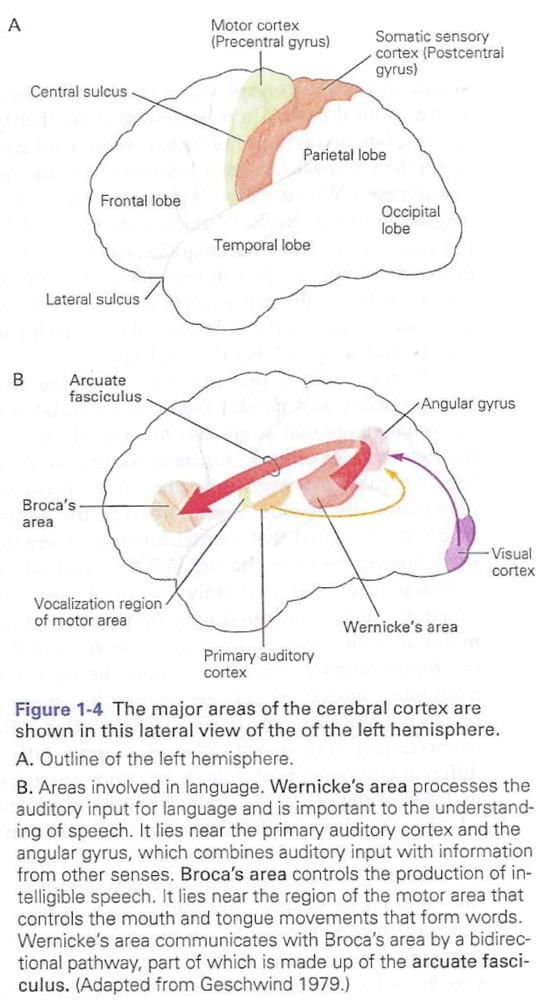
#> input picture images/cerebral_cortex.jpg, 557 x 1000 px, shrunk from 864 x 1552 before the run, given in place of the camera
$ python object_tracking.py
#> lines starting #> are read from the running program, lines starting #| are printed output that depends on the picture; after the words box and inside, x2 and y2 are one past the last pixel; in counts of white or black regions, pixels touching at a corner belong together
'''
The following code snippet is from the OpenCV official tutorial:
https://docs.opencv.org/4.x/df/d9d/tutorial_py_colorspaces.html

'''


import cv2 as cv
import numpy as np

cap = cv.VideoCapture(0)
while(1):
    # Take each frame
    _, frame = cap.read()
#> frame is the input picture: shape (1000, 557, 3); mean B, G, R 240.2, 240.6, 242.1
    # Convert BGR to HSV
    hsv = cv.cvtColor(frame, cv.COLOR_BGR2RGB)
    # define range of blue color in HSV
    # lower_blue = np.array([110,50,50])
    # upper_blue = np.array([130,255,255])

    lower_blue = np.array([0,0,150])
    upper_blue = np.array([120,120,255])
    # Threshold the HSV image to get only blue colors
    mask = cv.inRange(hsv, lower_blue, upper_blue)
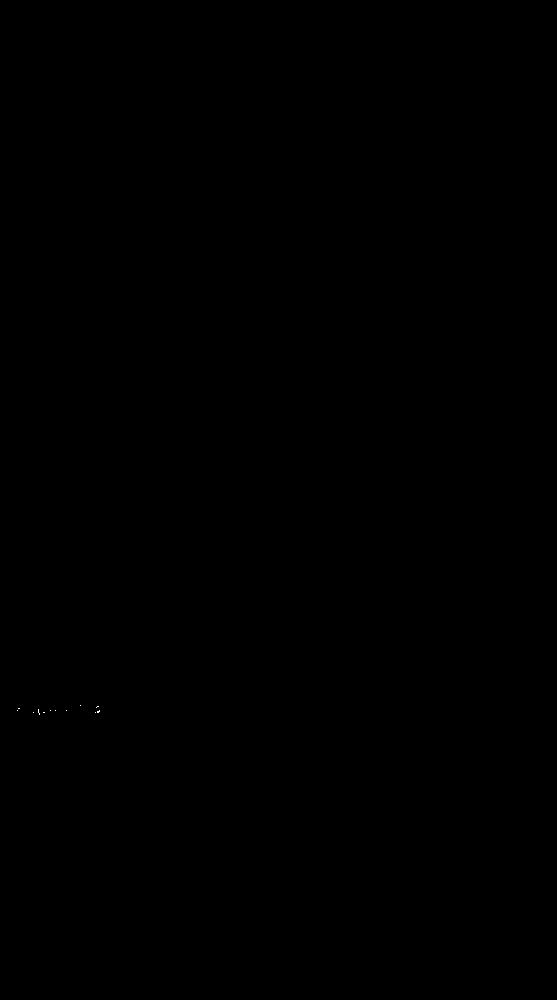
#> mask: shape (1000, 557); 0% white in thin lines or dots, all inside (x1, y1, x2, y2) = (17, 705, 100, 715)
    # Bitwise-AND mask and original image
    res = cv.bitwise_and(frame,frame, mask= mask)

    # These codes are added by myself
    # draw the localization box of white object using contor
    gray_frame = cv.cvtColor(hsv, cv.COLOR_RGB2GRAY)
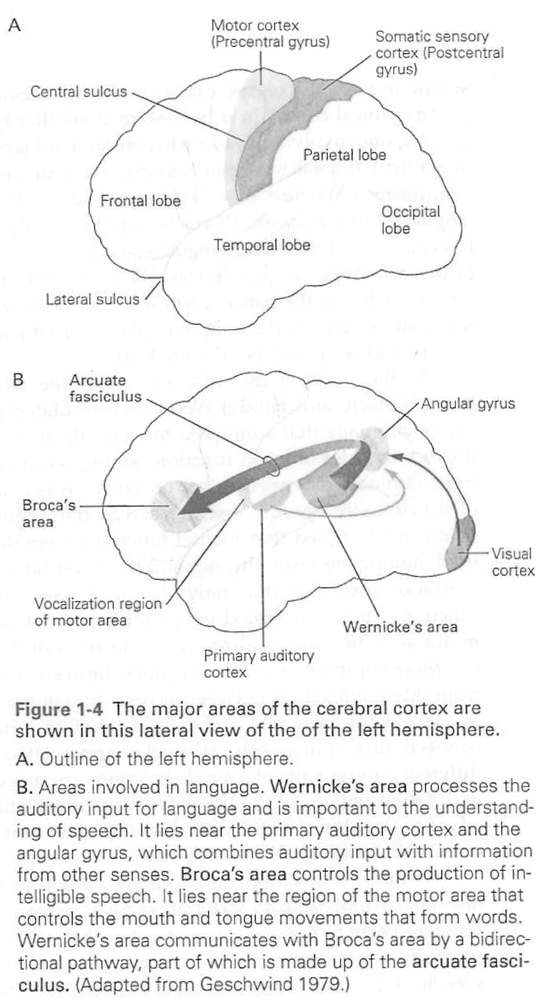
#> gray_frame: shape (1000, 557); min 0, max 255, mean 241
    ret,thresh = cv.threshold(gray_frame,127,255,0)
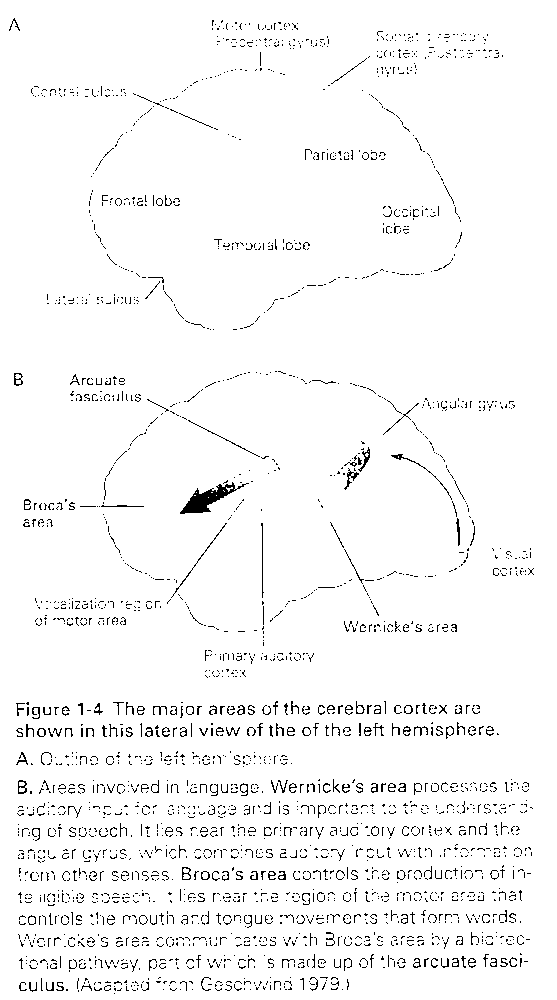
#> thresh: shape (1000, 557); 96.7% white; black in thin lines or dots
    contours,hierarchy = cv.findContours(thresh, 1, 2)
#> contours = 4522 contours, 4243 with area under 20; largest, box (x1, y1, x2, y2) and area: (0, 0, 557, 1000) 555444, (179, 481, 238, 515) 825, (260, 522, 265, 599) 154, (357, 446, 371, 473) 122, (17, 779, 28, 795) 114

    try:
        cnt = contours[0]
#> cnt = [[113, 993], [114, 992], [115, 993], [114, 994]]
    except:
        pass
    else:
        x,y,w,h = cv.boundingRect(cnt)
#> x = 113; y = 992; w = 3; h = 3
        cv.rectangle(frame,(x,y),(x+w,y+h),(0,255,0),2)
#> frame: shape (1000, 557, 3); 0.01% of pixels changed, all inside (x1, y1, x2, y2) = (112, 991, 118, 997)
    # These codes are added by myself


    cv.imshow('frame',frame)
    # cv.imshow('mask',mask)
    # cv.imshow('res',res)
    k = cv.waitKey(5) & 0xFF
#> (key Esc is pressed here)
    if k == 27:
        break

cv.destroyAllWindows()

$ run again, on images/neuron.jpg
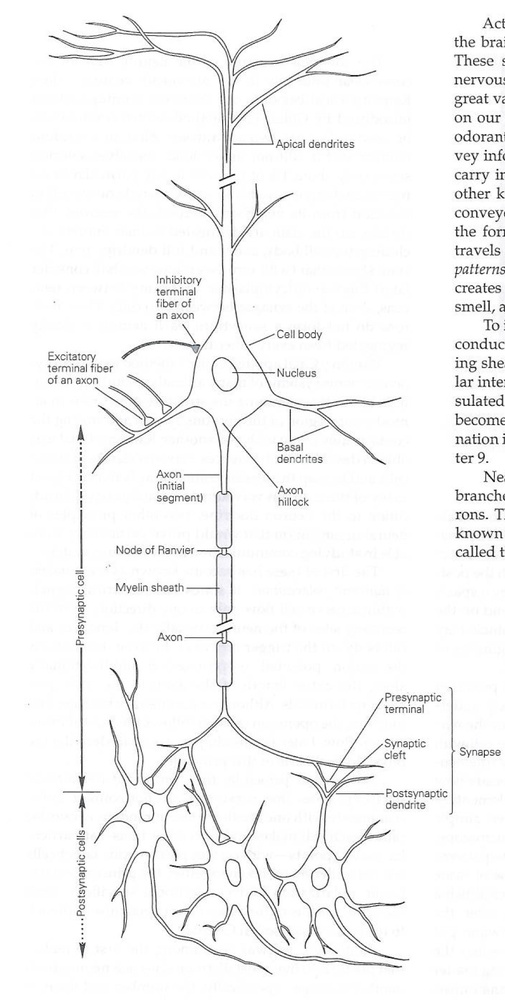
#> input picture images/neuron.jpg, 505 x 1000 px, shrunk from 1000 x 1981 before the run, given in place of the camera
#> frame is the input picture: shape (1000, 505, 3); mean B, G, R 246.2, 246.2, 246.2
#> mask: shape (1000, 505); every value is 0
#> res: shape (1000, 505, 3); every value is 0
#> `ret,thresh = cv.threshold(gray_frame,127,255,0)`:
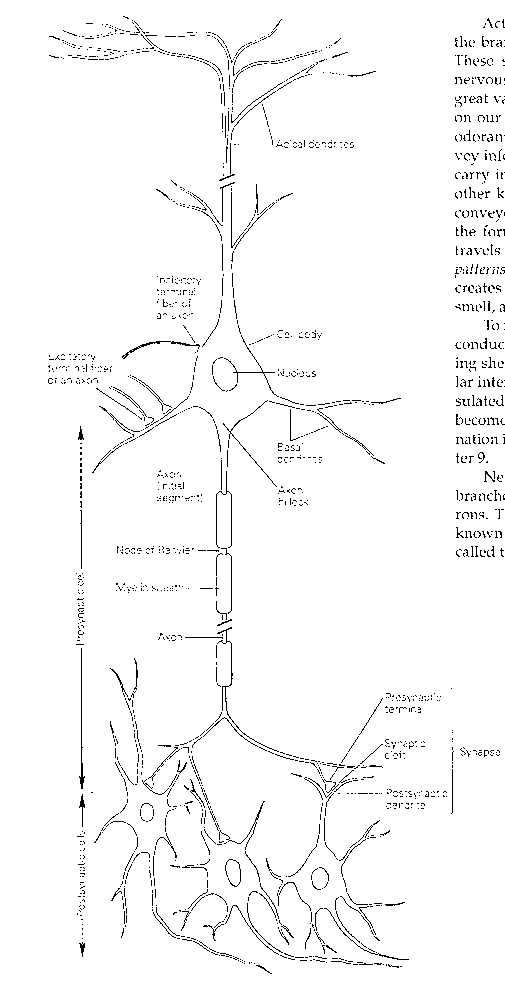
#> thresh: shape (1000, 505); 97.4% white; black in thin lines or dots, all inside (x1, y1, x2, y2) = (48, 16, 505, 974)
#> contours = 4384 contours, 4205 with area under 20; largest, box (x1, y1, x2, y2) and area: (0, 0, 505, 1000) 503371, (78, 647, 86, 790) 328, (79, 509, 83, 570) 120, (230, 191, 234, 249) 114, (221, 685, 230, 712) 110
#> cnt = [[269, 973], [270, 972], [271, 972], [272, 973], [271, 974], [270, 974]]
#> x = 269; y = 972; w = 4; h = 3
#> frame: shape (1000, 505, 3); 0.01% of pixels changed, all inside (x1, y1, x2, y2) = (268, 971, 275, 977)

$ run again, on images/action_potential.png
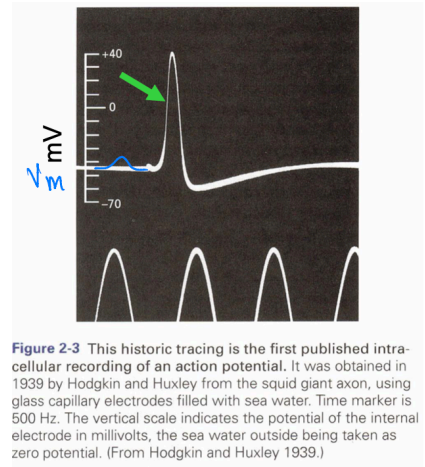
#> input picture images/action_potential.png, 425 x 467 px, given in place of the camera
#> frame is the input picture: shape (467, 425, 3); mean B, G, R 155.7, 157.5, 160
#> mask: shape (467, 425); 0.04% white in thin lines or dots, all inside (x1, y1, x2, y2) = (13, 156, 131, 353)
#> `ret,thresh = cv.threshold(gray_frame,127,255,0)`:
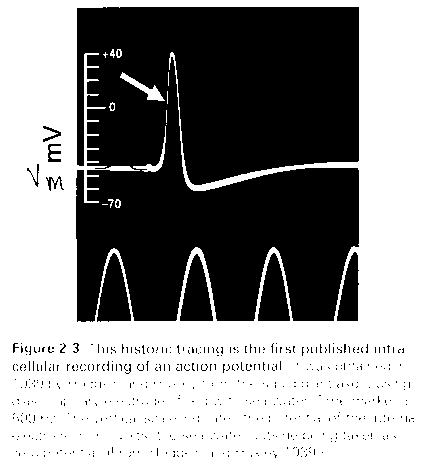
#> thresh: shape (467, 425); 56.7% white; 575 black regions (563 under 20 px)
#> contours = 718 contours, 681 with area under 20; largest, box (x1, y1, x2, y2) and area: (0, 0, 425, 467) 197584, (75, 6, 360, 323) 80689, (96, 252, 132, 323) 1574, (179, 253, 214, 322) 1488, (257, 252, 291, 322) 1480
#> cnt = [[304, 456], [305, 455], [306, 456], [305, 457]]
#> x = 304; y = 455; w = 3
#> frame: shape (467, 425, 3); 0.02% of pixels changed, all inside (x1, y1, x2, y2) = (303, 454, 309, 460)

$ run again, on images/continuous.png
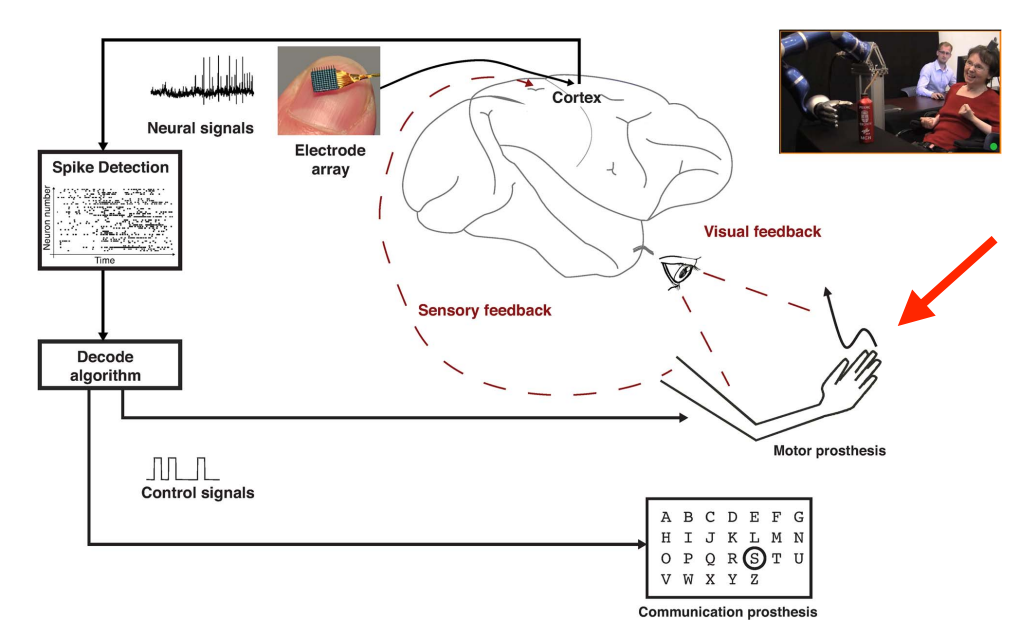
#> input picture images/continuous.png, 1032 x 632 px, given in place of the camera
#> frame is the input picture: shape (632, 1032, 3); mean B, G, R 234.5, 234.9, 237.2
#> mask: shape (632, 1032); 0.03% white in thin lines or dots, all inside (x1, y1, x2, y2) = (782, 32, 950, 96)
#> `gray_frame = cv.cvtColor(hsv, cv.COLOR_RGB2GRAY)`:
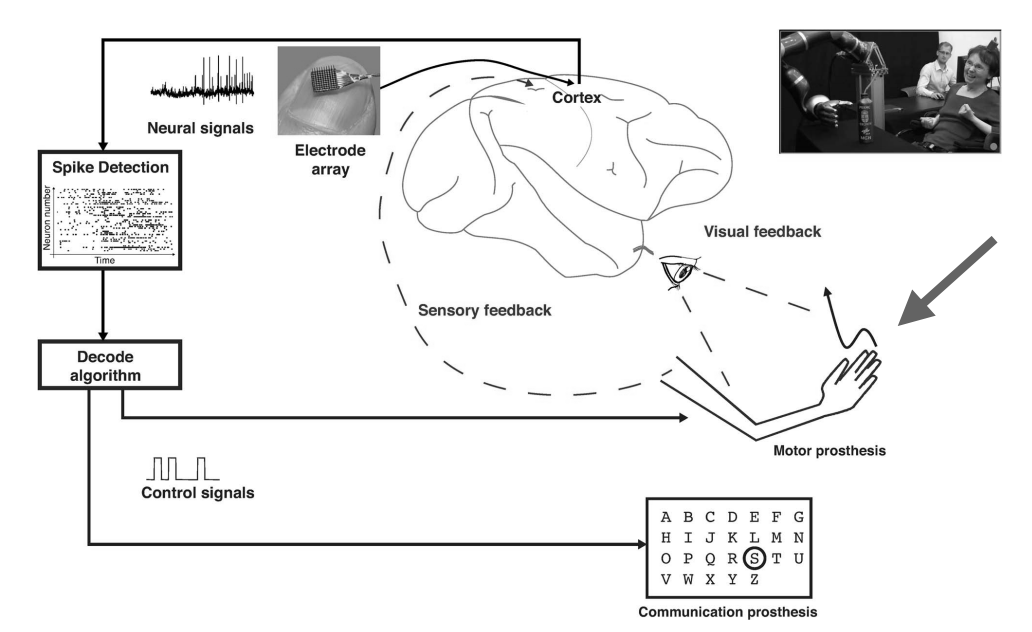
#> gray_frame: shape (632, 1032); min 0, max 255, mean 235.5
#> `ret,thresh = cv.threshold(gray_frame,127,255,0)`:
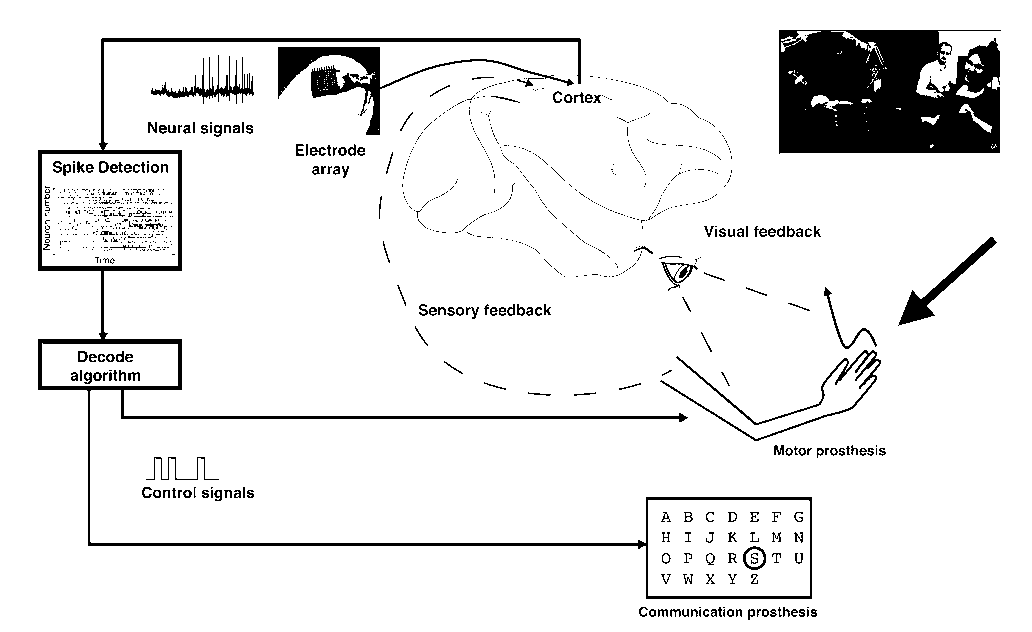
#> thresh: shape (632, 1032); 91.9% white; 891 black regions (701 under 20 px)
#> contours = 1389 contours, 1146 with area under 20; largest, box (x1, y1, x2, y2) and area: (0, 0, 1032, 632) 650561, (37, 37, 813, 600) 50838, (778, 29, 1002, 155) 25404, (648, 500, 810, 596) 15294, (42, 154, 178, 266) 14985
#> cnt = [[813, 611], [814, 611]]
#> x = 813; y = 611; w = 2; h = 1
#> frame: shape (632, 1032, 3); under 0.01% of pixels changed, all inside (x1, y1, x2, y2) = (812, 610, 817, 614)
